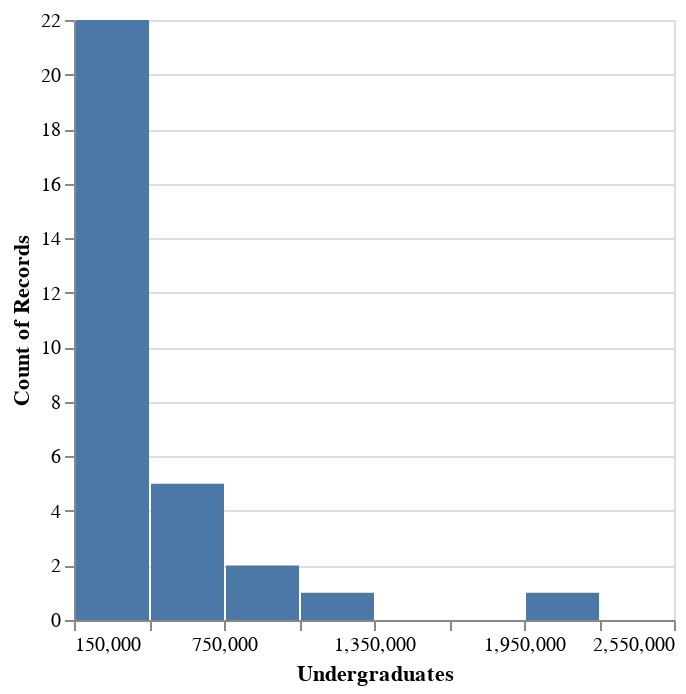

The code cell stored with this chart in its notebook:
### Code cell
(ips:plot
 (vega:defplot student-plot `(:mark :bar
                              :data ,college-students
                              :width 300
                              :encoding (:x (:field undergrads :bin (:step 300000 :anchor 150000) :title "Undergraduates")
                                         :y (:aggregate "count")))))

### Figure 1 — Vega-Lite specification as saved in the notebook (floating-point values rounded to 4 significant figures)
{"$schema": "https://vega.github.io/schema/vega-lite/v5.json", "data": {"values": [{"population": 6178251, "state": "Arizona", "ugradperthou": 77.13, "undergrads": 476547}, {"population": 2967270, "state": "Iowa", "ugradperthou": 71.69, "undergrads": 212715}, {"population": 2585155, "state": "Utah", "ugradperthou": 70.99, "undergrads": 183518}, {"population": 636453, "state": "North Dakota", "ugradperthou": 69.2, "undergrads": 44042}, {"population": 1058991, "state": "Rhode Island", "ugradperthou": 67.21, "undergrads": 71175}, {"population": 2756267, "state": "Kansas", "ugradperthou": 61.04, "undergrads": 168244}, {"population": 512573, "state": "Wyoming", "ugradperthou": 60.34, "undergrads": 30928}, {"population": 36121296, "state": "California", "ugradperthou": 60.14, "undergrads": 2172354}, {"population": 1759779, "state": "Nebraska", "ugradperthou": 60.01, "undergrads": 105611}, {"population": 1937916, "state": "New Mexico", "ugradperthou": 59.79, "undergrads": 115875}, {"population": 620196, "state": "Vermont", "ugradperthou": 56.31, "undergrads": 34923}, {"population": 5143134, "state": "Minnesota", "ugradperthou": 56.19, "undergrads": 289018}, {"population": 787380, "state": "South Dakota", "ugradperthou": 54.59, "undergrads": 42985}, {"population": 10083878, "state": "Michigan", "ugradperthou": 54.05, "undergrads": 545001}, {"population": 5568505, "state": "Wisconsin", "ugradperthou": 54.04, "undergrads": 300932}, {"population": 12759673, "state": "Illinois", "ugradperthou": 53.92, "undergrads": 688043}, {"population": 4751474, "state": "Colorado", "ugradperthou": 53.75, "undergrads": 255412}, {"population": 5832977, "state": "Missouri", "ugradperthou": 52.49, "undergrads": 306201}, {"population": 4199440, "state": "Kentucky", "ugradperthou": 52.2, "undergrads": 219194}, {"population": 6443424, "state": "Massachusetts", "ugradperthou": 52.07, "undergrads": 335511}, {"population": 3568132, "state": "Oklahoma", "ugradperthou": 51.1, "undergrads": 182340}, {"population": 7628347, "state": "Virginia", "ugradperthou": 50.81, "undergrads": 387593}, {"population": 6294124, "state": "Indiana", "ugradperthou": 50.52, "undergrads": 317963}, {"population": 850366, "state": "Delaware", "ugradperthou": 49.96, "undergrads": 42488}, {"population": 6360529, "state": "Washington", "ugradperthou": 49.5, "undergrads": 314862}, {"population": 8845343, "state": "North Carolina", "ugradperthou": 49.37, "undergrads": 436662}, {"population": 1461183, "state": "Idaho", "ugradperthou": 48.42, "undergrads": 70754}, {"population": 1806760, "state": "West Virginia", "ugradperthou": 48.31, "undergrads": 87292}, {"population": 4587564, "state": "Alabama", "ugradperthou": 48.07, "undergrads": 220520}, {"population": 19367028, "state": "New York", "ugradperthou": 47.95, "undergrads": 928563}, {"population": 23367534, "state": "Texas", "ugradperthou": 47.27, "undergrads": 1104529}, {"population": 12388055, "state": "Pennsylvania", "ugradperthou": 47.22, "undergrads": 585006}, {"population": 2804199, "state": "Arkansas", "ugradperthou": 47.11, "undergrads": 132112}, {"population": 11458390, "state": "Ohio", "ugradperthou": 46.57, "undergrads": 533652}, {"population": 2896713, "state": "Mississippi", "ugradperthou": 46.5, "undergrads": 134699}, {"population": 3680968, "state": "Oregon", "ugradperthou": 46.39, "undergrads": 170742}, {"population": 4243634, "state": "Louisiana", "ugradperthou": 45.85, "undergrads": 194567}, {"population": 5602258, "state": "Maryland", "ugradperthou": 45.68, "undergrads": 255933}, {"population": 945428, "state": "Montana", "ugradperthou": 45.47, "undergrads": 42990}, {"population": 1308824, "state": "New Hampshire", "ugradperthou": 45.39, "undergrads": 59405}, {"population": 1275264, "state": "Hawaii", "ugradperthou": 45.11, "undergrads": 57527}, {"population": 1313355, "state": "Maine", "ugradperthou": 44.55, "undergrads": 58512}, {"population": 4324799, "state": "South Carolina", "ugradperthou": 43.3, "undergrads": 187254}, {"population": 18019093, "state": "Florida", "ugradperthou": 43.02, "undergrads": 775171}, {"population": 6068306, "state": "Tennessee", "ugradperthou": 41.36, "undergrads": 250974}, {"population": 3487896, "state": "Connecticut", "ugradperthou": 40.98, "undergrads": 142926}, {"population": 9318715, "state": "Georgia", "ugradperthou": 40.67, "undergrads": 378947}, {"population": 676301, "state": "Alaska", "ugradperthou": 40.61, "undergrads": 27463}, {"population": 2484196, "state": "Nevada", "ugradperthou": 40.56, "undergrads": 100760}, {"population": 8640218, "state": "New Jersey", "ugradperthou": 37.77, "undergrads": 326358}]}, "encoding": {"x": {"bin": {"anchor": 150000, "step": 300000}, "field": "undergrads", "title": "Undergraduates"}, "y": {"aggregate": "count"}}, "mark": "bar", "width": 300}
